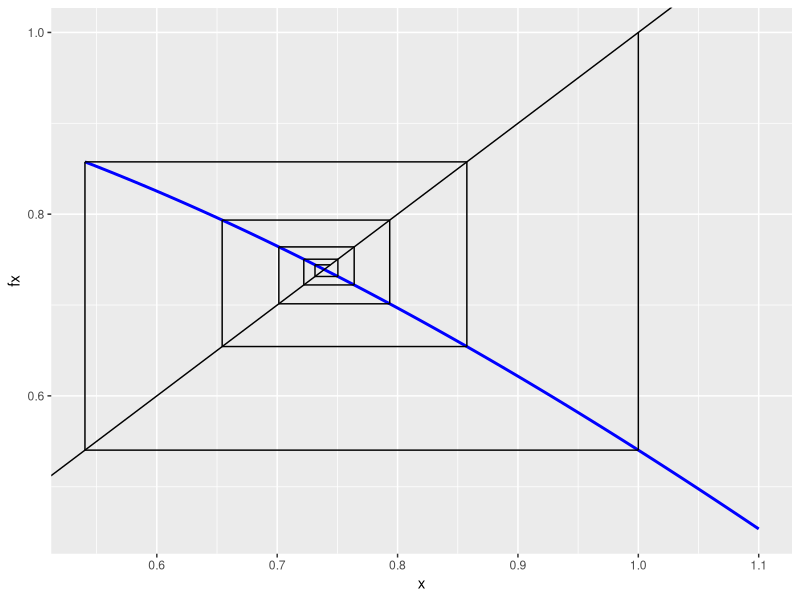
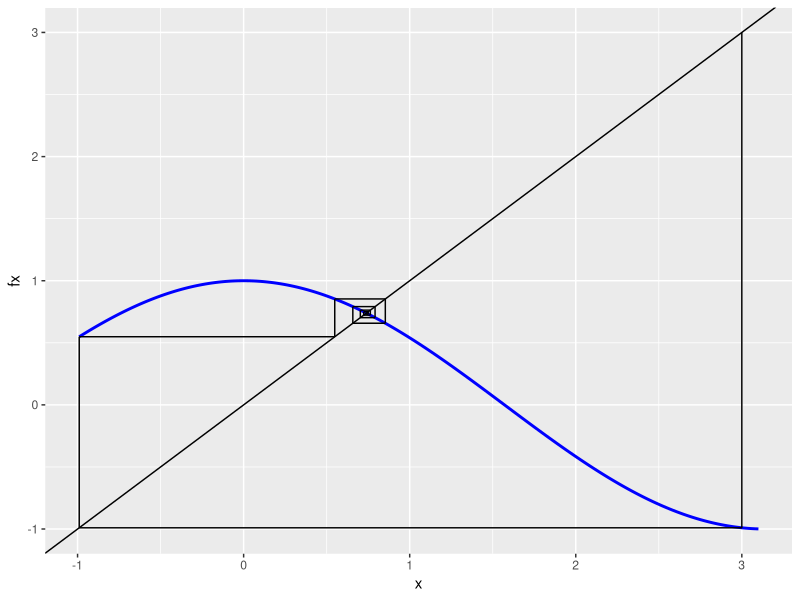
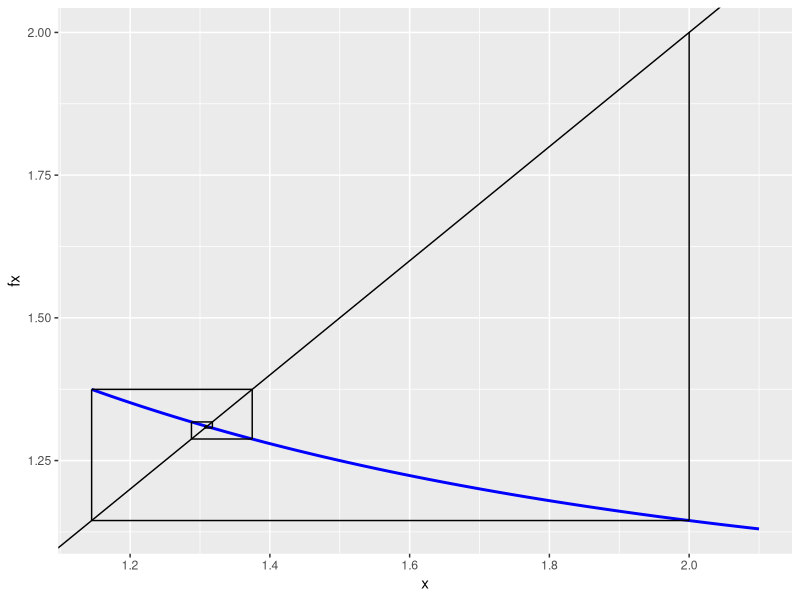
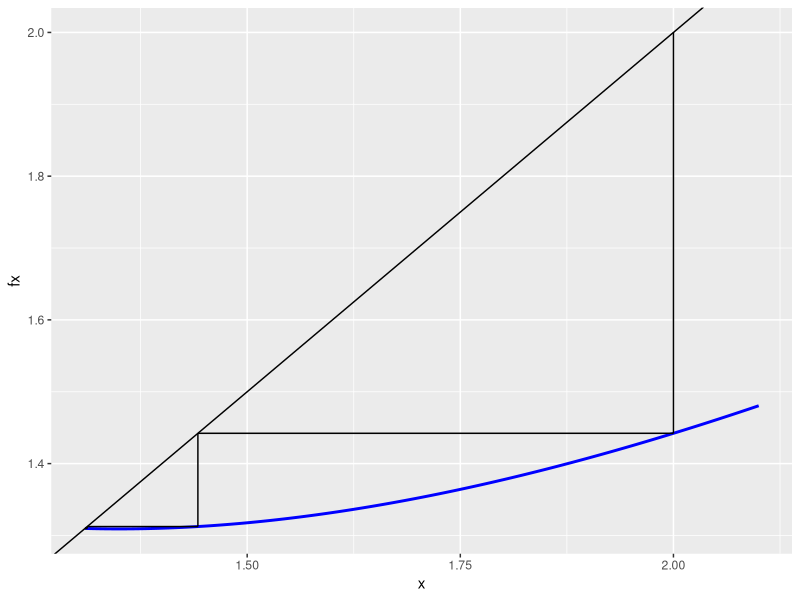
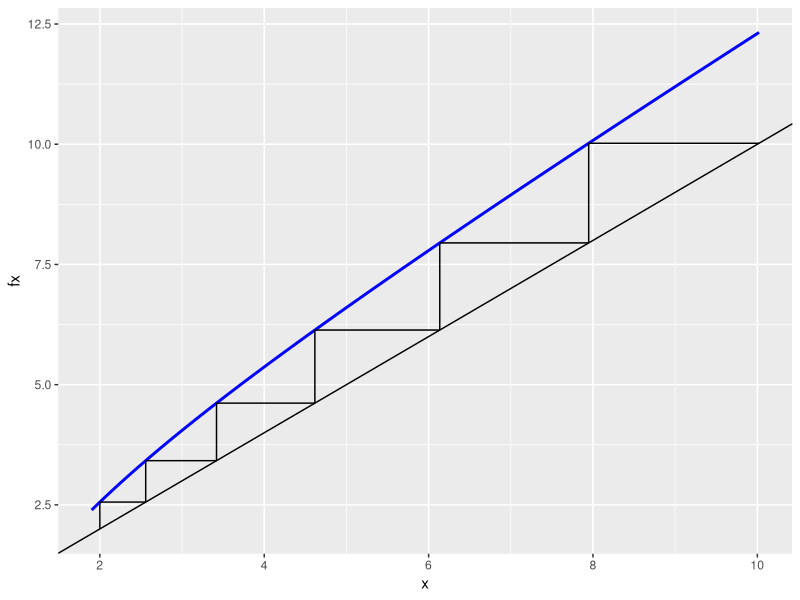
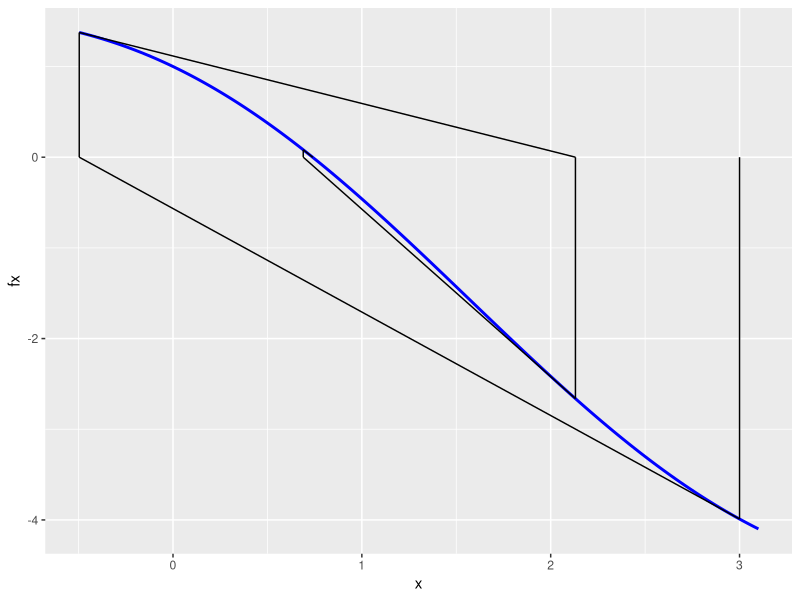
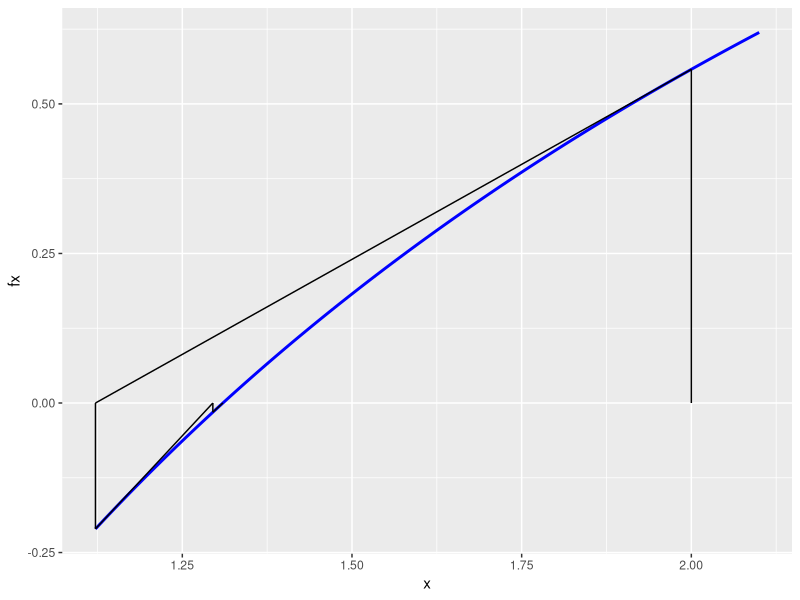
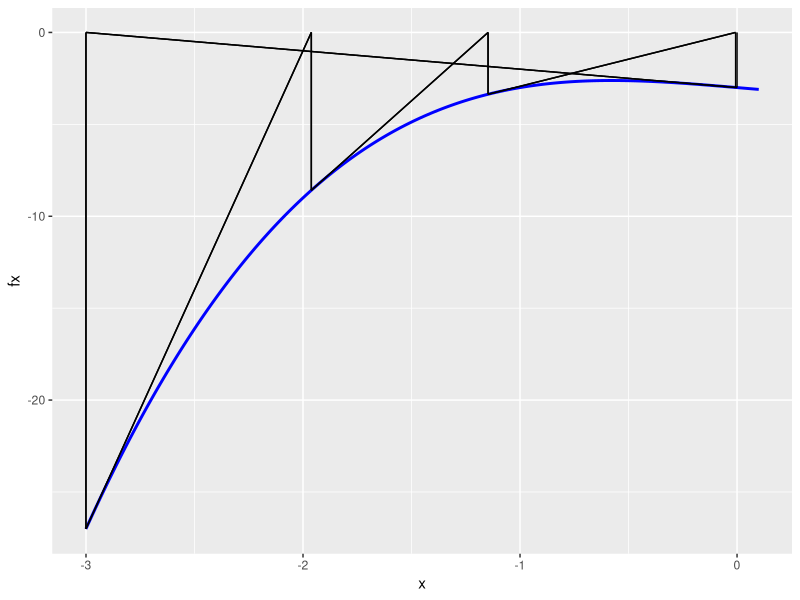

Here is the R script that generated these plots, in order:
## ---- chunk 1
library(ggplot2)
fixedpoint_show <- function(ftn, x0, iter = 5){
  # applies fixed-point method to find x such that ftn(x) == x
  # df_points is used to track each update
  # it will be used to plot the line segments showing each update
  # each line segment connects the points (x1,y1) to (x2,y2)
  df_points <- data.frame(x1=numeric(0),y1=numeric(0),x2=numeric(0),y2=numeric(0))
  xnew <- x0
  cat("Starting value is:", xnew, "\n")
  # iterate the fixed point algorithm
  for(i in 1:iter){
    xold <- xnew
    xnew <- ftn(xold)
    cat("Next value of x is:", xnew, "\n")

    df_points[2*i-1,] <- c(xold, xold, xold, xnew) # vertical (x1 = x2)
    df_points[2*i,] <- c(xold, xnew, xnew, xnew)   # horizontal (y1 = y2)
  }

  ### use ggplot to plot the function and the segments for each iteration
  # determine the limits to use
  x_start <- min(df_points$x1, df_points$x2, x0 - .1) # start is the min of these values
  x_end <- max(df_points$x1, df_points$x2, x0 + .1)   # end is the max of these values
  
  x <- seq(x_start, x_end, length.out = 200)
  fx <- rep(NA, length(x))
  for (i in seq_along(x)) {
    fx[i] <- ftn(x[i])
  }
  function_data <- data.frame(x, fx)
  
  p <- ggplot(function_data, aes(x = x, y = fx)) + geom_line(colour = "blue", size=1) +  # plot the function
    geom_segment(aes(x = x1, y = y1, xend = x2, yend = y2), data = df_points) + # plot the segments, we specify that a different data frame is used here
    geom_abline(intercept = 0, slope = 1) # plot the line y = x
  
  print(p) # produce the plot
  return(xnew)
}

## Part a, x0 = 1
f <- function(x) cos(x)
fixedpoint_show(f, 1, iter=10)

## Part a using x0= 3,
fixedpoint_show(f, 3, iter=10)

## Part b using x0= 2
f2 <- function(x) exp(exp(-x))
fixedpoint_show(f2, 2, iter=10)

## Part c using x0= 2
f3 <- function(x) x- log(x)+ exp(-x)
fixedpoint_show(f3, 2, iter=10)


## Part c using x0= 2
f4 <- function(x) x + log(x)- exp(-x)
fixedpoint_show(f4, 2, iter=6)
## ---- chunk 2
newtonraphson_show <- function(ftn, x0, iter = 5) {
  # applies Newton-Raphson to find x such that ftn(x)[1] == 0
  # ftn is a function of x. it returns two values, f(x) and f'(x)
  # x0 is the starting point
  # df_points is used to track each update
  df_points <- data.frame(x1=numeric(0),y1=numeric(0),x2=numeric(0),y2=numeric(0))
  xnew <- x0
  cat("Starting value is:", xnew, "\n")
  # the algorithm
  for(i in 1:iter){
    xold <- xnew
    f_xold <- ftn(xold)
    xnew <- xold - f_xold[1]/f_xold[2]
    cat("Next x value:", xnew, "\n")

    df_points[2*i-1,] <- c(xold, 0, xold, f_xold) # vertical segment 
    df_points[2*i,] <- c( xnew, 0, xold, f_xold)   # tangent segment 
  }
    ### use ggplot to plot the function and the segments for each iteration
  # determine the limits to use
  x_start <- min(df_points$x1, df_points$x2, x0 - .1) # start is the min of these values
  x_end <- max(df_points$x1, df_points$x2, x0 + .1)   # end is the max of these values
  
  x <- seq(x_start, x_end, length.out = 200)
  fx <- rep(NA, length(x))
  for (i in seq_along(x)) {
    fx[i] <- ftn(x[i])[1]
  }
  function_data <- data.frame(x, fx)
  
  p <- ggplot(function_data, aes(x = x, y = fx)) + geom_line(colour = "blue", size=1) + geom_segment(aes(x = x1, y = y1, xend = x2, yend = y2), data = df_points) 
  print(p)
    return(xnew)
}


## Part a
# example of how your functions could be written
a <- function(x){
  f <- cos(x) - x   # f(x)
  d <- -sin(x) - 1  # f'(x)
  return(c(f,d))
} 
newtonraphson_show(a, 3, iter = 8)
# after a total of six iterations, my value is  0.7390851

# part (b) using x0 = 2
b <- function(x){
  f <- log(x) - exp(-x)  # f(x)
  d <- 1/x + exp(-x)  # f'(x)
  return(c(f,d))
  } 
newtonraphson_show(b, 2, iter = 8)


# part (c) using x0 = 0
c1 <- function(x){
  f <- x^3 -x -3   # f(x)
  d <- 3*x^(2) - 1 # f'(x)
  return(c(f,d))
} 
newtonraphson_show(c1, 0, iter = 8)


# part (d) using x0 = 1.1, 1.3, 1.4, 1.5, 1.6, 1.7 (should be simple. just repeat the command several times )

d1 <- function(x){
  f <- x^3- 7*x^2 + 14*x -8  # f(x)
  d <- 3*x^(2) - 14*x + 14 # f'(x)
  return(c(f,d))
} 
newtonraphson_show(d1, 1.1, iter = 8)
newtonraphson_show(d1, 1.3, iter = 8)
newtonraphson_show(d1, 1.4, iter = 8)
newtonraphson_show(d1, 1.5, iter = 8)
newtonraphson_show(d1, 1.6, iter = 8)
newtonraphson_show(d1, 1.7, iter = 8)
## ---- chunk 3
secant_show <- function(ftn, x0, x1, iter = 5) {

  # ftn is a function of x. it returns two values, f(x) and f'(x)
  df_points <- data.frame(x1=numeric(0),y1=numeric(0),x2=numeric(0),y2=numeric(0))
  xa <- x0
  xb<- x1
  xnew<- xb
  # 
  cat("Starting values are:", xa, "and", xb,  "\n")
  # the algorithm
  for(i in 1:iter){
    if( i != 1){
    xa<- xb
    xb<- xnew 
    }
    f_xa<- ftn(xa)
    f_xb<- ftn(xb)
    xnew<- xa- f_xa*((xb- xa)/(f_xb- f_xa)) 
    cat("Next x value is:", xnew, "\n")

    df_points[4*i-3,] <- c(xa, 0, xa, f_xa) # vertical segment1 
    df_points[4*i-2,] <- c( xb, 0, xb, f_xb)   # vertical segment 2
    df_points[4*i-1,]  <-  c( xa, f_xa, xb, f_xb) # Secant segment 
     df_points[4*i,]  <-  c( xnew, 0, xb, f_xb) # Secant segment full
    }
  
    ### use ggplot to plot the function and the segments for each iteration
  # determine the limits to use
  x_start <- min(df_points$x1, df_points$x2, x0 - .1) # start is the min of these values
  x_end <- max(df_points$x1, df_points$x2, x0 + .1)   # end is the max of these values
  
  x <- seq(x_start, x_end, length.out = 200)
  fx <- rep(NA, length(x))
  for (i in seq_along(x)) {
    fx[i] <- ftn(x[i])
  }
  function_data <- data.frame(x, fx)
  
  p <- ggplot(function_data, aes(x = x, y = fx)) + geom_line(colour = "blue", size=1) + geom_segment(aes(x = x1, y = y1, xend = x2, yend = y2), data = df_points) 
  print(p)
    return(xnew)
}

## Part a
a <- function(x){
  f <- log(x) - exp(-x) # f(x)
  return(f)
} 
secant_show(a, 1,2, iter = 8 )


## Part b

b <- function(x){
  f <- x^2 - 0.5# f(x)
  return(f)
} 
secant_show(b, 4, 3.5, iter = 8)

## ---- chunk 4
##### A modifcation of code provided by Eric Cai
golden = function(f, lower, upper, tolerance = 1e-5)
{
   golden.ratio = 2/(sqrt(5) + 1)

   ## Use the golden ratio to find the initial test points
   x1 <- lower + golden.ratio * (upper - lower)
   x2 <- upper - golden.ratio * (upper - lower)
   
   ## the arrangement of points is:
   ## lower ----- x2 --- x1 ----- upper

   ### Evaluate the function at the test points
   f1 <- f(x1)
   f2 <- f(x2)

   while (abs(upper - lower) > tolerance) {
        if (f2 > f1) {
        # the minimum is to the right of x2
        lower <- x2  # x2 becomes the new lower bound
        x2 <- x1     # x1 becomes the new x2
        f2 <- f1     # f(x1) now becomes f(x2)
        x1 <- lower + golden.ratio * (upper - lower)  
        f1 <- f(x1)  # calculate new x1 and f(x1)
        } else {
        # then the minimum is to the left of x1
        upper <- x1  # x1 becomes the new upper bound
        x1 <- x2     # x2 becomes the new x1
        f1 <- f2
        x2 <- upper - golden.ratio * (upper - lower)
        f2 <- f(x2)  # calculate new x2 and f(x2)
        }
    }
    (lower + upper)/2 # the returned value is the midpoint of the bounds
}
## ---- chunk 5
f <- function(x){ (x - 3)^2 }
golden(f, 0, 10)
## ---- chunk 6
g <- function(x,y) { 
    5 * x ^ 2 - 6 * x * y + 5 * y ^ 2
}
x <- seq(-1.5,1, len=100)
y <- seq(-1.5,1, len=100)
## ---- chunk 7
#PLotting using the contour function 
z <- outer(x,y,g)
contour(x,y,z, levels = seq(.5,5,by=.9)) # code to plot contour lines

x_i <- -1.5
y_i <- -1.5

  for( i in 1:15){
  gx<- function(x=x_i) 5 * x ^ 2 - 6 * x * y_i + 5 * y_i ^ 2
  x_n<- golden(gx, lower= -1.5, upper= 1.5)
  xo<- x_i
  x_i<- x_n  
  gy<- function(y=y_i) 5 * x_i ^ 2 - 6 * x_i * y + 5 * y ^ 2 
  y_n<- golden(gy, lower= -1.5, upper= 1.5)
  yo<- y_i
  y_i<- y_n
print(c( x_i, y_i))
lines(c(xo, x_i, x_i), c(yo,yo,y_i), col = "blue")

if ( abs(x_i- xo) < 1e-5){ 
  cat(" Early termination since the difference between x and the next x is less than the tolerance value.")
  break
}
  }

